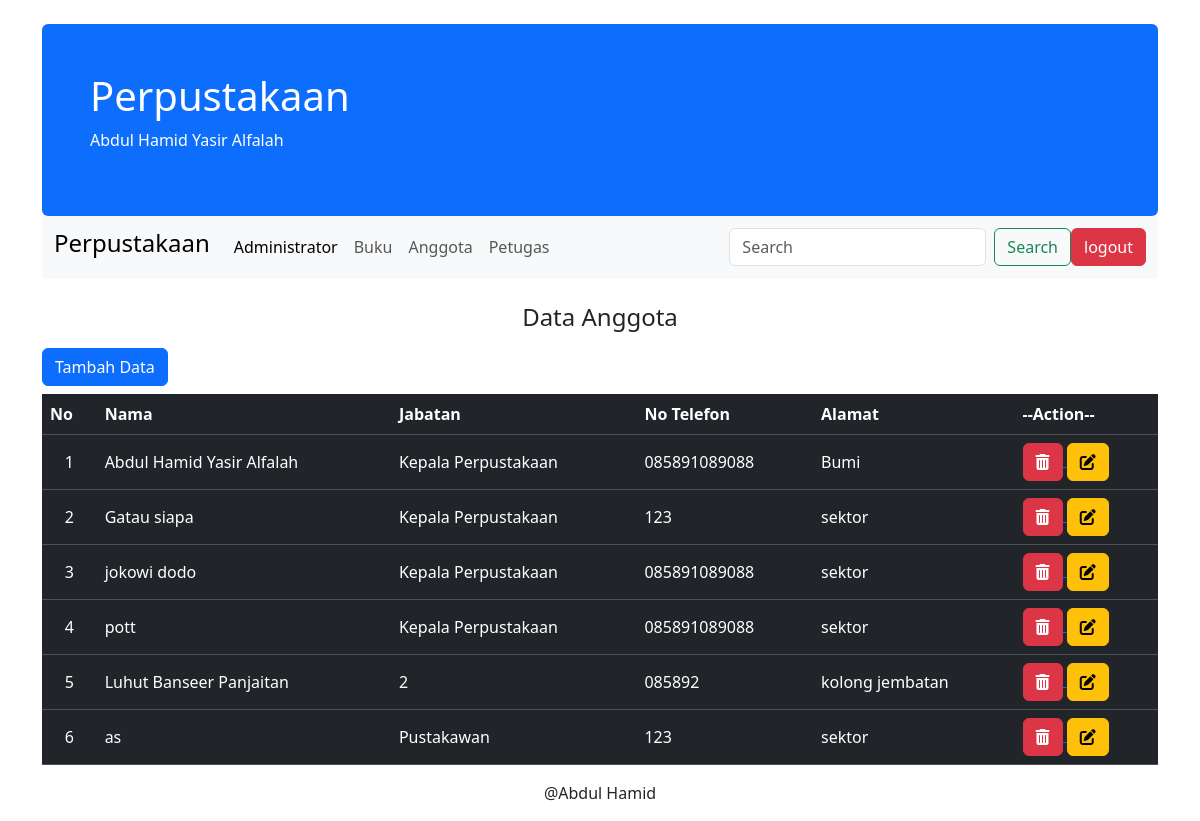
Page /admin.php?page=petugas (signed in) on the committed database.
### tables this page shows
CREATE TABLE `petugas` (
  `id_petugas` int(11) NOT NULL,
  `nama` varchar(50) NOT NULL,
  `jabatan` varchar(30) NOT NULL,
  `no_telp` varchar(13) NOT NULL,
  `alamat` text NOT NULL,
  `username` varchar(255) NOT NULL,
  `password` varchar(255) NOT NULL
);

### petugas.php (the view, shortened to what this page needs)
<center><h4 class="mt-4 mb-3">Data Anggota</h4></center>
<div class="container">
<button type="button" class="btn btn-primary mb-2" data-bs-toggle="modal" data-bs-target="#exampleModal">
    Tambah Data
</button>
<table class="table table-dark">
    <tr>
        <th>No</th>
        <th>Nama</th>
        <th>Jabatan</th>
        <th>No Telefon</th>
        <th>Alamat</th>
        <th>--Action--</th>
    </tr>
    <?php
        $query = mysqli_query($koneksi,"SELECT * FROM petugas");
        $no = 1;
        foreach ($query as $row) {
    ?>
    <tr>
        <td align="center" valign="middle"><?php echo $no; ?></td>
        <td valign="middle"><?php echo $row['nama']; ?></td>
        <td valign="middle"><?php echo $row['jabatan']; ?></td>
        <td valign="middle"><?php echo $row['no_telp']; ?></td>
        <td valign="middle"><?php echo $row['alamat']; ?></td>
        <td>
        <a href="?page=petugas-delete&delete&id=<?php echo $row['id_petugas'];?>">
                <button class="btn btn-danger"><i class="fas fa-trash-alt"></i></button>
            </a>
        <a  href="?page=petugas-edit&edit&id=<?php echo $row['id_petugas'];?>">
            <button class="btn btn-warning" data-bs-toggle="modal" data-bs-target="#edit-modal"><i class="fas fa-edit"></i></button>
           </a>
        </td>
    </tr>
    <?php
    $no++;
    }
    ?>
</table>

### rows in the picture
petugas: nama "Abdul Hamid Yasir Alfalah", jabatan "Kepala Perpustakaan", no_telp "085891089088", alamat "Bumi"
petugas: nama "Gatau siapa", jabatan "Kepala Perpustakaan", no_telp "123", alamat "sektor"
petugas: nama "jokowi dodo", jabatan "Kepala Perpustakaan", no_telp "085891089088", alamat "sektor"
petugas: nama "pott", jabatan "Kepala Perpustakaan", no_telp "085891089088", alamat "sektor"
petugas: nama "Luhut Banseer Panjaitan", jabatan "2", no_telp "085892", alamat "kolong jembatan"
petugas: nama "as", jabatan "Pustakawan", no_telp "123", alamat "sektor"
